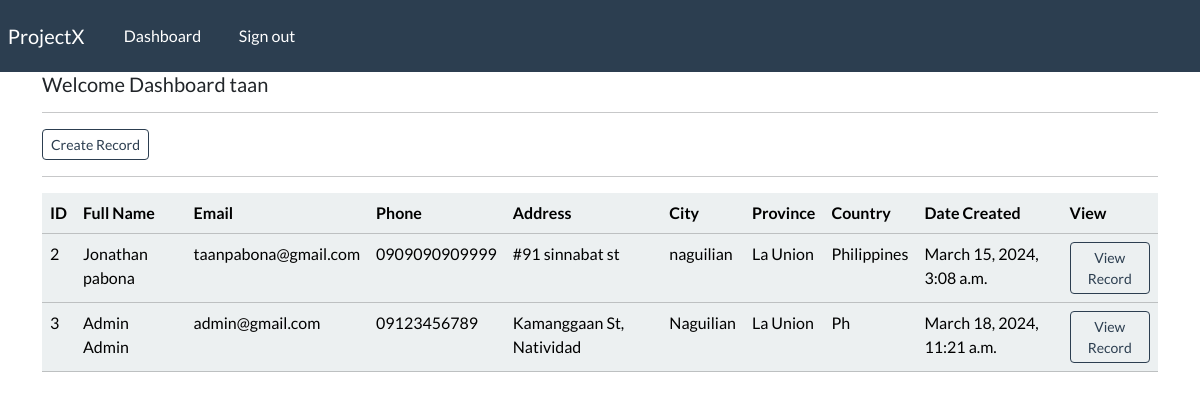
The page /dashboard (signed in) on the database its author committed.
### webapp/models.py (models this page shows, shortened)
class Record(models.Model):
    creation_date = models.DateTimeField(auto_now_add=True)
    first_name = models.CharField(max_length=255)
    last_name = models.CharField(max_length=50)
    email = models.CharField(max_length=50)
    phone = models.CharField(max_length=20)
    address = models.CharField(max_length=50)
    city = models.CharField(max_length=50)
    province = models.CharField(max_length=50)
    country = models.CharField(max_length=50)

### webapp/views.py (the view)
# urls.py: path('dashboard', views.dashboard, name="dashboard"),
@login_required(login_url='login')
def dashboard(request):
    records = Record.objects.all()
    context = {'records':records}
    return render(request, 'webapp/dashboard.html', context=context)

### webapp/templates/webapp/dashboard.html
{% extends 'webapp/base.html' %}
{% block content %}
    <h5>Welcome Dashboard {{user}}</h5>
    <hr>
    <a href="{% url 'add-record' %}" class="btn btn-outline-primary btn-sm">Create Record</a>
    <hr>
    <div class="table-responsive">
        <table class="table table-light table-hover ">
            <thead class="table-light">
                <tr>
                    <th scope="col">ID</th>
                    <th scope="col">Full Name</th>
                    <th scope="col">Email</th>
                    <th scope="col">Phone</th>
                    <th scope="col">Address</th>
                    <th scope="col">City</th>
                    <th scope="col">Province</th>
                    <th scope="col">Country</th>
                    <th scope="col">Date Created</th>
                    <th scope="col">View</th>
                </tr>
            </thead>
            <tbody>
            {% if records %}
                 {% for record in records %}
                    <tr>
                        <td>{{record.id}}</td>
                        <td>{{record.first_name}} {{record.last_name}}</td>
                        <td>{{record.email}}</td>
                        <td>{{record.phone}}</td>
                        <td>{{record.address}}</td>
                        <td>{{record.city}}</td>
                        <td>{{record.province}}</td>
                        <td>{{record.country}}</td>
                        <td>{{record.creation_date}}</td>
                        <td><a href="{% url 'record' record.id %}" class="btn btn-outline-primary btn-sm"> View Record</a> </td>
                    </tr>
                {% endfor %}
            {% endif %}
            </tbody>
        </table>
    </div>
{% endblock %}

### webapp/templates/webapp/base.html (shortened to what this page needs)
{% load static %}
<!doctype html>
<html lang="en">
<head>
    <link rel="stylesheet" type="text/css" href="https://bootswatch.com/5/flatly/bootstrap.min.css">
    <link rel="stylesheet" type="text/css" href="{% static 'css/style.css' %}">
</head>
<body>
    {% include 'webapp/navbar.html' %}
    <div class="container">
        {% block content %}
        {% endblock %}
    </div>
   </body>
</html>

### webapp/templates/webapp/navbar.html (shortened to what this page needs)
<nav class="navbar navbar-expand-lg navbar-dark bg-primary justify-content-center">
    <a class="navbar-brand main-heading" href="{% url '' %}">
      &nbsp; ProjectX
    </a>
      <div class="collapse navbar-collapse text-center" id="navbarNavDropdown">
        <ul class="navbar-nav mr-auto">
          {% if user.is_authenticated %}
            <li class="nav-item">
              <a class="nav-link" href="{% url 'dashboard' %}">Dashboard &nbsp;  </a>
            </li>
            <li class="nav-item">
              <a class="nav-link" href="{% url 'logout' %}">Sign out &nbsp;  </a>
            </li>
        </ul>
        {% endif %}
      </div>
  </nav>

### rows shown on the page
Record: id "2", first_name "Jonathan", last_name "pabona", email "taanpabona@gmail.com", phone "0909090909999", address "#91 sinnabat st", city "naguilian", province "La Union", country "Philippines", creation_date "March 15, 2024, 3:08 a.m."
Record: id "3", first_name "Admin", last_name "Admin", email "admin@gmail.com", phone "09123456789", address "Kamanggaan St, Natividad", city "Naguilian", province "La Union", country "Ph", creation_date "March 18, 2024, 11:21 a.m."

### other values the page prints
{{ user }} "taan"
